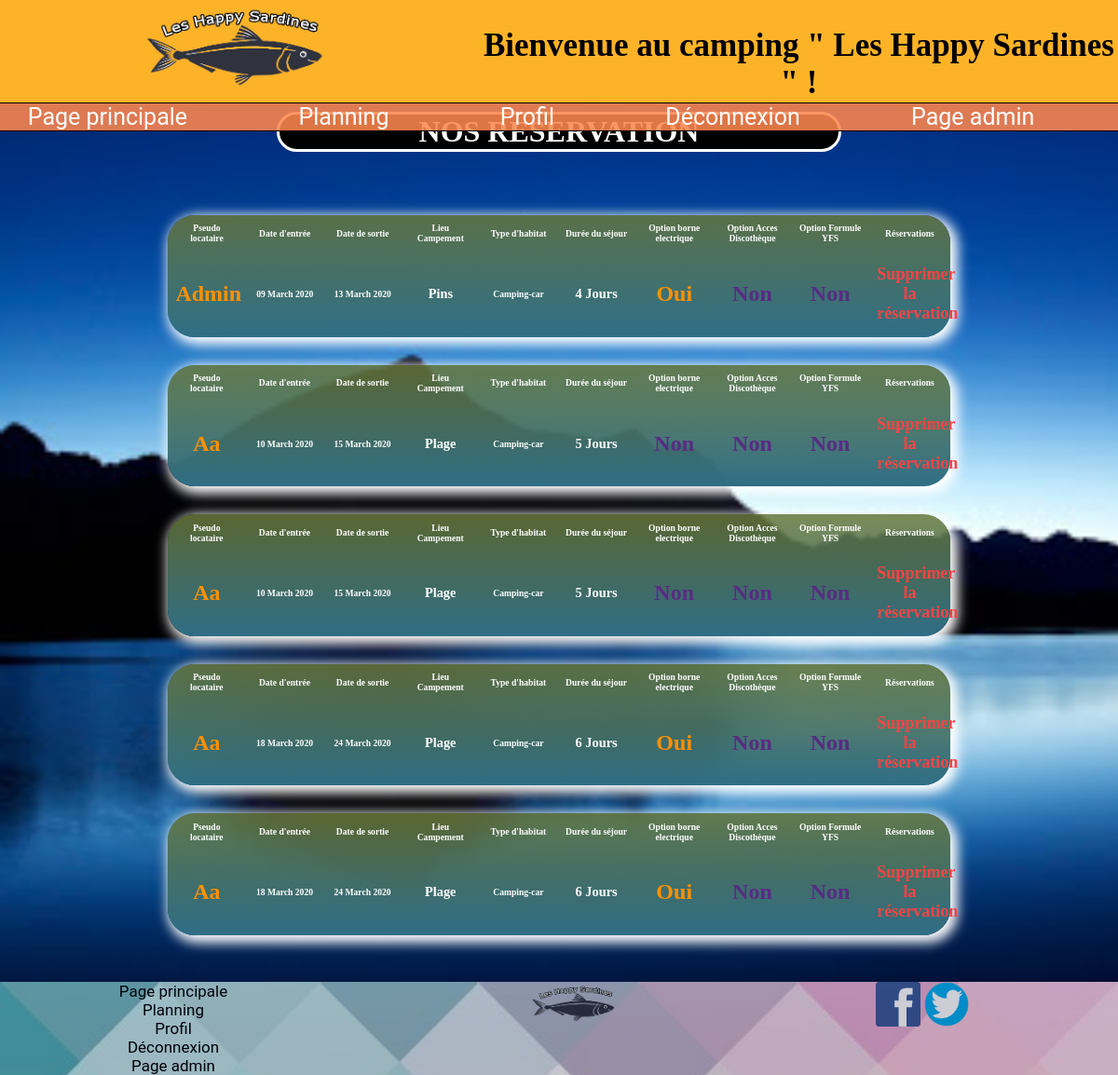
Screenshot of /planning.php (signed in) with the database file from the repository.
### tables this page shows
CREATE TABLE IF NOT EXISTS `reservationplace` (
  `id` int(11) NOT NULL AUTO_INCREMENT,
  `datedebut` date DEFAULT NULL,
  `datefin` date DEFAULT NULL,
  `emplacement` varchar(25) NOT NULL,
  `habitat` varchar(25) NOT NULL,
  `dureesejour` int(11) NOT NULL,
  `borne` varchar(25) NOT NULL,
  `disco` varchar(25) NOT NULL,
  `yfs` varchar(25) NOT NULL,
  `prixtotal` int(25) NOT NULL,
  `id_utilisateur` int(11) NOT NULL,
  PRIMARY KEY (`id`)
);

CREATE TABLE IF NOT EXISTS `utilisateurs` (
  `Id` int(11) NOT NULL AUTO_INCREMENT,
  `login` varchar(255) NOT NULL,
  `password` varchar(255) NOT NULL,
  PRIMARY KEY (`Id`)
);

### planning.php (the view, shortened to what this page needs)
<!DOCTYPE html>
<html>
    <head>
        <link rel="stylesheet" type="text/css" href="camping.css">
    </head>
    <body id="bodyPlanning">
        <?php include('header.php') ?>
        <main id="mainPlanning">
            <h1 id="titrePlanning">NOS RESERVATION</h1><br />
            <?php
                if(isset($_SESSION['login']))
                {
                    $connexion=mysqli_connect("Localhost","root","","camping");
                    $requete="SELECT * FROM reservationplace INNER JOIN utilisateurs ON reservationplace.id_utilisateur=utilisateurs.Id ORDER BY datedebut ASC";
                    $query=mysqli_query($connexion,$requete);
                    $resultat=mysqli_fetch_all($query);
                    foreach($resultat as $ligne)
                    {
                        $datedebut=$ligne[1];
                        $datefin=$ligne[2];
                        $datedebut=strftime('%d %B %Y',strtotime($datedebut));
                        $datefin=strftime('%d %B %Y',strtotime($datefin));
                        $emplacement=$ligne[3];
                        $habitat=ucfirst($ligne[4]);
                        $duree=$ligne[5];
                        $borne=ucfirst($ligne[6]);
                        $disco=ucfirst($ligne[7]);
                        $yfs=ucfirst($ligne[8]);
                    ?>
                        <section id="sectiontablePlanning">
                            <table class='tablePlanning'>
                            <thead>
                            <?php
                            if(isset($_SESSION['login']) && $_SESSION['login']=="admin")
                            {
                               echo "<td>Pseudo locataire</td>";
                            }
                            ?>
                                <td>Date d'entrée</td>
                                <td>Date de sortie</td>
                                <td>Lieu Campement</td>
                                <td>Type d'habitat</td>
                                <td>Durée du séjour</td>
                                <td>Option borne electrique</td>
                                <td>Option Acces Discothèque</td>
                                <td>Option Formule YFS</td>
                                <?php
                            if(isset($_SESSION['login']) && $_SESSION['login']=="admin")
                            {
                               echo "<td>Réservations</td>";
                            }
                            ?>
                            </thead>
                            <tr>
                            <?php
                            if(isset($_SESSION['login']) && $_SESSION['login'] == "admin")
                            {
                                ?> <td><h3 class="oui"><?php echo ucfirst($ligne[12]) ?></h3></td> <?php ;
                            }
                            ?>
                                <td><?php echo $datedebut ?></td>
                                <td><?php echo $datefin ?></td>
                                <td><?php echo '<h2>'.ucfirst($emplacement).'</h2>' ?></td>
                                <td><?php if(isset($habitat) and $habitat=="Tente") echo $habitat; else echo 'Camping-car'?></td>
                                <td><?php  if($duree>1 and $duree<7){ echo '<h2>'.$duree.' Jours</h2>' ;} ?></td>
                                <td><?php if($borne=="Oui"){echo '<h3 class="oui">'.$borne.'</h3>';} else echo '<h3 class="non">'.$borne.'</h3>' ?></td>
                                <td><?php if($disco=="Oui"){echo '<h3 class="oui">'.$disco.'</h3>';} else echo '<h3 class="non">'.$disco.'</h3>' ?></td>
                                <td><?php if($yfs=="Oui"){echo '<h3 class="oui">'.$yfs.'</h3>';} else echo '<h3 class="non">'.$yfs.'</h3>' ?></td>
                            <?php
                            if(isset($_SESSION['login']) && $_SESSION['login'] == "admin")
                            {
                                echo "<td><a href='planning.php?id=$ligne[0]'>Supprimer la réservation<a></td>";
                            }
                            ?>
                            </tr>
                        </table><br/>
                        </section>
                        <?php
                    }
                }
                else{
                    header('location:connexion.php');
                }
                ?>
        </main>
        <?php include('footer.php'); ?>
    </body>
</html>

### camping.css (style rules this page uses)
html { height: 100%; }
body { position: relative; min-height: 100%; margin: 0; padding: 0; }
main { padding-bottom: 10%; }
a { text-decoration: none; }
#bodyPlanning { text-align: center; padding-top: 10%; background-image: url(img/backplanning.jpg); background-size: cover; background-attachment: fixed; }
#titrePlanning { margin : 0 auto 50px; width: 50%; text-align: center; color: white; background-color: rgb(0, 0, 0); border-radius: 2em; border: 3px white solid; }
.tablePlanning { width: 70%; margin: 0 auto 1%; border-collapse: collapse; box-shadow: 4px 4px 13px 4px #ffffff; color :#ffffff; background-image:linear-gradient( rgba(105, 120, 58, 0.856),rgb(47, 110, 134)); font-size: 0.8vw; font-weight: bold; border-radius: 3em; }
.tablePlanning a { color: rgb(252, 67, 67); font-size: large; text-decoration: none; }
.tablePlanning td { width: 10%; padding: 1%; text-align: center; }
.oui { color: rgb(255, 145, 0); font-size:x-large; }
.non { color: rgb(88, 43, 131); font-size:x-large; }

### rows the page displays
reservationplace: id_utilisateur.login "Admin", datedebut "09 March 2020", datefin "13 March 2020", emplacement "Pins", habitat "Camping-car", dureesejour "4", borne "Oui", disco "Non", yfs "Non"
reservationplace: id_utilisateur.login "Aa", datedebut "10 March 2020", datefin "15 March 2020", emplacement "Plage", habitat "Camping-car", dureesejour "5", borne "Non", disco "Non", yfs "Non"
reservationplace: id_utilisateur.login "Aa", datedebut "10 March 2020", datefin "15 March 2020", emplacement "Plage", habitat "Camping-car", dureesejour "5", borne "Non", disco "Non", yfs "Non"
reservationplace: id_utilisateur.login "Aa", datedebut "18 March 2020", datefin "24 March 2020", emplacement "Plage", habitat "Camping-car", dureesejour "6", borne "Oui", disco "Non", yfs "Non"
reservationplace: id_utilisateur.login "Aa", datedebut "18 March 2020", datefin "24 March 2020", emplacement "Plage", habitat "Camping-car", dureesejour "6", borne "Oui", disco "Non", yfs "Non"
